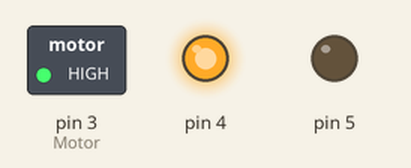
Simulated run of this sketch. Board: Arduino Uno, built with avr-gcc and run on an emulated ATmega328P. Shown: switched loads named in the sketch (green lamp = pin HIGH), output pins drawn as LEDs (lit = HIGH).

Above: at 0.1 s.
Timing chart, 0 to 1.6 s (numbered marks = the images above):
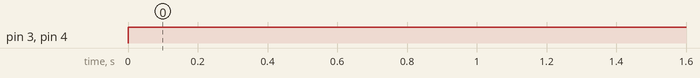

The sketch:

bai.ino
```cpp
/*µ¹Á¢°Ú*/
#include "pid.h"

#define Motor 3
void setup()
{
  pinMode(Motor, OUTPUT);
  pinMode(4, OUTPUT);
  pinMode(5, OUTPUT);
  Serial.begin(115200);
}

void loop()
{
  analogWrite(Motor, 255);
  digitalWrite(4, HIGH);
  digitalWrite(5, LOW);
}
```

pid.h
```cpp
// Î»ÖÃÊ½pid
typedef struct
{
    float kp, ki, kd;
    float err, lastErr;
    float integral;
    float max;
    float min;
    float islimit;
    float dt;
} pidStruct;

pidStruct *pidInit()
{
    pidStruct *pid;
    pid->kp = 0.1;
    pid->ki = 0.2;
    pid->kd = 0.1;
    pid->err = 0;
    pid->lastErr = 0;
    pid->integral = 0;
    pid->islimit = true;
    pid->max = 0;
    pid->min = 180;
    pid->dt = 1;
    return pid;
}
float pid_realize(float target, float input, pidStruct *pid)
{
    float out;
    pid->err = target - input;
    pid->integral += pid->err;
    out = pid->kp * pid->err + pid->ki * pid->integral + pid->kd * (pid->err - pid->lastErr) / pid->dt;
    pid->lastErr = pid->err;
    if (pid->islimit)
    {
        if (out > pid->max)
            return pid->max;
        if (out < pid->min)
            return pid->min;
    }
    return out;
}
```

Measured:
- by itself, pin 3 (Motor), pin 4: LOW → HIGH at 0.00 s
